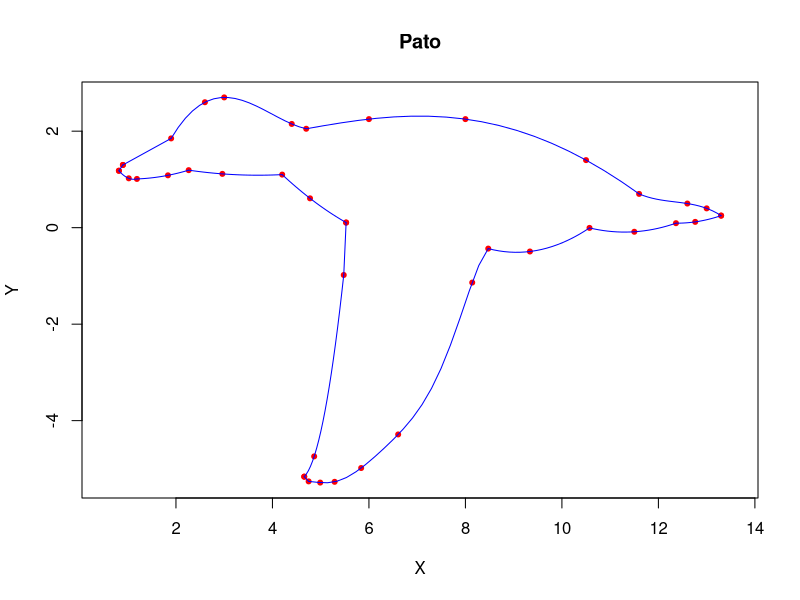

Source code (R):
#Realizado por: Laura Donado y Jhonny Parra
#Dibujo del Pato realizado por el método de Lagrange baricéntrico
require(pracma)

# Perfil superior
xi = c(0.9, 1.9,  2.6, 3.0, 4.4,  4.7,   6.0, 8.0,  10.5,  11.6, 12.6, 13.0, 13.3,
       # Perfil inferior cabeza
       0.817, 1.022, 1.191,  1.834, 2.264, 2.962, 4.202, 4.779,  5.527,
       # Perfil ala superior
       4.659, 4.865,   5.478, 5.527,
       # Perfil ala inferior
       4.659, 4.750, 4.990, 5.289,  5.839,  6.606, 8.141, 
       # Perfil inferior posterior
       8.473,  9.337, 10.572,  11.501, 12.364, 12.763, 13.300,
       0.817, 0.9)

# Perfil superior 
yi = c(1.3, 1.85, 2.6, 2.7, 2.15, 2.05, 2.25, 2.25, 1.4,  0.7,  0.5,  0.4,  0.25,
       # Perfil inferior cabeza    
       1.180, 1.023, 1.010,  1.085, 1.192, 1.115, 1.100, 0.608, 0.106,
       # Perfil ala superior
       -5.161, -4.741,  -0.981, 0.106,
       # Perfil ala inferior
       -5.161, -5.259, -5.284, -5.268,  -4.982,  -4.286, -1.138, 
       # Perfil inferior posterior
       -0.434,  -0.494,  -0.005, -0.085,  0.093, 0.120, 0.250,
       1.180, 1.3)

#Gráfica de los puntos
plot(xi,yi, pch=20, cex=1, col = "red", asp=1,xlab="X", ylab="Y", main="Pato")

#Función para interpolar con el método Lagrange baricéntrico
#Recibe el intervalo de nodos para realizar la interpolación
DibujarLinea<-function(inicio, final){
  xi0 = xi[inicio:final]
  yi0 = yi[inicio:final]
  x0 <- seq(xi[inicio], xi[final], len=20)
  y0 <- barylag(xi0, yi0, x0)
  lines(x0, y0, col="blue")
}

#Gráfica perfil superior
DibujarLinea (1, 2)
DibujarLinea (2, 6)
DibujarLinea (6, 10)
DibujarLinea (10, 13)

#Gráfica perfil inferior cabeza
DibujarLinea (14, 16)
DibujarLinea (16, 18)
DibujarLinea (18, 20)
DibujarLinea (20, 22)

#Gráfica perfil ala superior
DibujarLinea (23, 25)
DibujarLinea (25, 26)

#Gráfica perfil ala inferior
DibujarLinea (27, 28)
DibujarLinea (28, 34)

#Gráfica perfil inferior posterior
DibujarLinea (34, 36)
DibujarLinea (36, 38)
DibujarLinea (38, 40)

#Gráfica unión perfil inferior y superior
DibujarLinea (41, 42)
